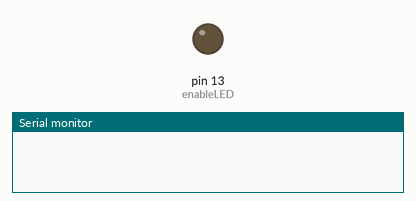
Simulated run of this sketch. Board: Arduino Uno, built with avr-gcc and run on an emulated ATmega328P. On the bench: output pins drawn as LEDs (lit = HIGH), the last lines printed to the serial monitor.

Above: at 1.0 s.
At 3.0 s:
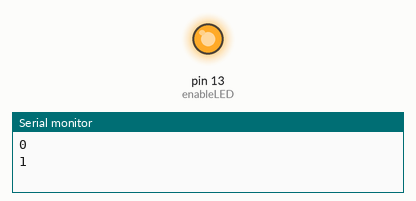
Timing chart, 0 to 5.3 s (numbered marks = the images above):
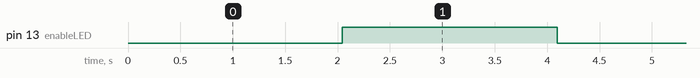

Measured:
- by itself, pin 13 (enableLED): alternates HIGH for 2.0 s and LOW for 2.0 s

The sketch:

timer_blink_1.ino
```cpp
// (licence header left out)
#define SKIPVALUE         2000   // Sets the LED blink rate

void setup()
{
  enableLED();                   // Set up the LED pin.
  enableCompareAInterrupt(128);  // Enable the timer interrupt at count of 128.

  Serial.begin(9600);            // Just to show normal program is still running.
}

void loop()
{
  static int count = 0;

  delay(1000);                  // We can still use delay.  It is unaffected.
  Serial.println(count++);      // Show the world our normal program still running.
}

// Need to set the LED pin as an output.
void enableLED()
{
  DDRB |= (1 << 5);   // Set PB5 as an output
}


// Need to enable the Timer 0 Output Compare Register A interrupts and set the
// match value to interrupt on.
void enableCompareAInterrupt(byte when)
{
  OCR0A = when;  // Output Compare Register 0 A set for when to interrupt.
  TIMSK0 |= 2;   // Enable the interrupt.
}

//  This is the Interrupt Service Routine (ISR) for Timer 0 Comparator A
//  It will run every time the counter value matches our set value (when parameter
//  in enableComparatorAInterrupt function.)  It will interrupt about 1000 times
//  per second, the same as the millis() interrupt.
ISR(TIMER0_COMPA_vect)
{
  static byte on = 0;
  static int skip = SKIPVALUE;

  skip--;            // skip tells us to skip interrupts to slow down blink rate
  if(skip != 0)      // We decrement it and only run the rest of the ISR if it is
  {                  // is zero.
    return;
  }
  skip = SKIPVALUE;       // When it is zero, we reset it and run the rest.

  if(on == 0)
  {
    // if LED is off, turn it on
    PORTB |= (1<<5);
    on = 1;

  }
  else
  {
    // If LED is on, turn it off
    PORTB &= ~(1<<5);
    on = 0;
  }
}
```
